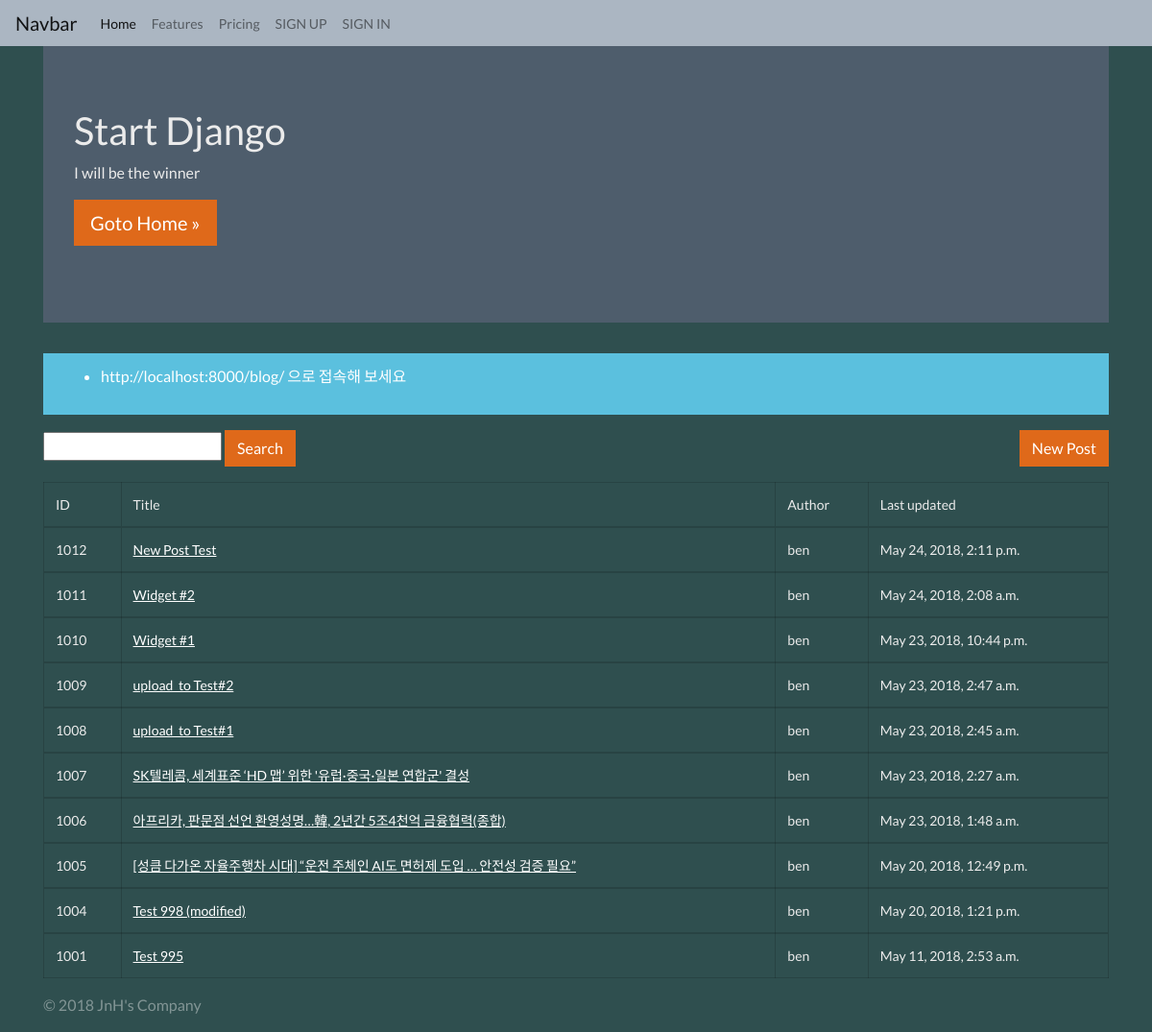
Before: /blog/cbv/ with the older database file.
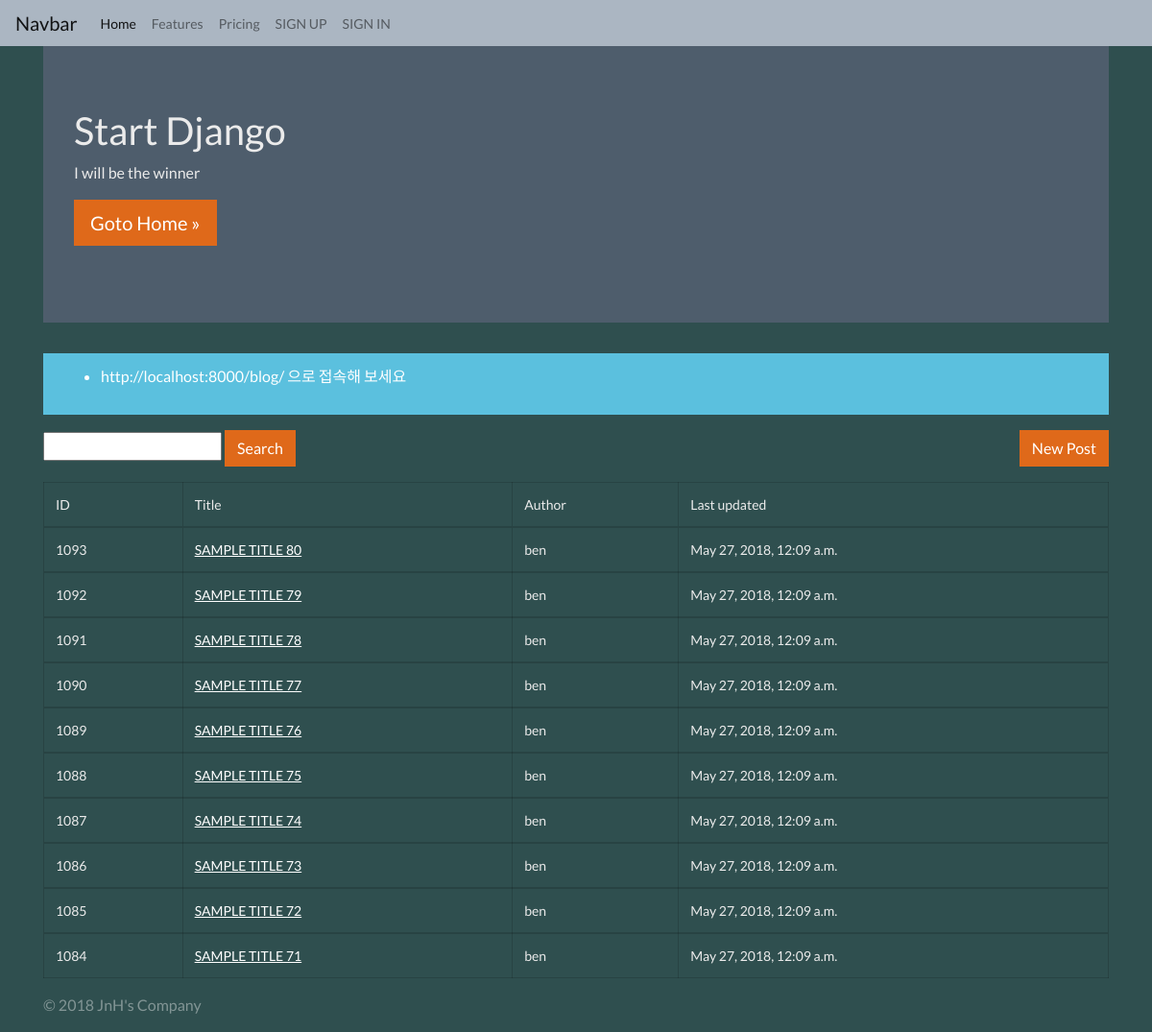
After: the same page with the newer database file.
### blog/models.py (models this page shows, shortened)
class Post(models.Model):
    STATUS_CHOICES = (
        ('d', 'Draft'),
        ('p', 'Published'),
        ('w', 'Withdrawn'),
    )
    user = models.ForeignKey(settings.AUTH_USER_MODEL)
    title = models.CharField(max_length=100, verbose_name="Subject", help_text="input title, max 100")
    content = models.TextField(verbose_name="Content")
    photo = models.ImageField(blank=True, upload_to='blog/post/%Y/%m/%d')
    tag = models.CharField(max_length=50, blank=True, help_text="write tags")
    lnglat = models.CharField(max_length=30,
        validators=[lnglat_validator],
        help_text="\"longtitude,latitude\" type",
        blank=True
    )
    status = models.CharField(max_length=1, choices=STATUS_CHOICES)
    tag_set = models.ManyToManyField('Tag', blank=True)
    ip = models.CharField(max_length=20)
    created_at = models.DateTimeField(auto_now_add=True)
    updated_at = models.DateTimeField(auto_now=True)
    class Meta:
        ordering = ['-id']

### blog/views_cbv.py (the view)
class PostListView(ListView):
    model = Post
    queryset = Post.objects.all().select_related('user')
    paginate_by = 10

### blog/context_processors.py (called while the page is built)
def blog(request):
    return {
        'current_datetime': timezone.now()
    }

### blog/templates/blog/post_list.html
{% extends "blog/layout.html" %}
{% block content %}
<div class="container">
    <div class="jumbotron">
        <h1>Start Django</h1>
        <p>I will be the winner</p>
        <p>
            <a class="btn btn-lg btn-primary" href="http://facebook.com/groups/askdjango">
                    Goto Home &raquo;
            </a>
        </p>
    </div>
    <div class="row">
        <div class="col-sm-12">
            <div class="alert alert-info">
                <ul>
                    <li>http://localhost:8000/blog/ 으로 접속해 보세요</li>
                </ul>
            </div>
            <a href="{% url 'blog:post_new' %}" class="btn btn-primary float-right">New Post</a>
            <p>
                <form action="" method="GET">
                    <input type="text" name="q" value="{{ q }}">
                    <input class="btn btn-primary" type="submit" value="Search">
                </form>
            </p>
            <table class="table table-hover table-bordered">
                <thead>
                    <tr>
                        <td>ID</td>
                        <td>Title</td>
                        <td>Author</td>
                        <td>Last updated</td>
                    </tr>
                </thead>
            {% for post in post_list %}
                <tbody>
                    <tr>
                        <td>{{ post.id }}</td>
                        <td><a href="{% url 'blog:post_detail' post.id %}"> {{ post.title }} </a></td>
                        <td>{{ post.user }}</td>
                        <td>{{ post.updated_at }}</td>
                    </tr>
                </tbody>
            {% endfor %}
            </table>
        </div>
    </div>
</div>
{% endblock %}

Changed rows visible on the page:
no longer on this page (row unchanged): Post: id "1012", title "New Post Test", user "ben", updated_at "May 24, 2018, 2:11 p.m."
no longer on this page (row unchanged): Post: id "1011", title "Widget #2", user "ben", updated_at "May 24, 2018, 2:08 a.m."
no longer on this page (row unchanged): Post: id "1010", title "Widget #1", user "ben", updated_at "May 23, 2018, 10:44 p.m."
no longer on this page (row unchanged): Post: id "1009", title "upload_to Test#2", user "ben", updated_at "May 23, 2018, 2:47 a.m."
no longer on this page (row unchanged): Post: id "1008", title "upload_to Test#1", user "ben", updated_at "May 23, 2018, 2:45 a.m."
no longer on this page (row unchanged): Post: id "1007", title "SK텔레콤, 세계표준 ‘HD 맵’ 위한 '유럽·중국·일본 연합군' 결성", user "ben", updated_at "May 23, 2018, 2:27 a.m."
no longer on this page (row unchanged): Post: id "1006", title "아프리카, 판문점 선언 환영성명…韓, 2년간 5조4천억 금융협력(종합)", user "ben", updated_at "May 23, 2018, 1:48 a.m."
no longer on this page (row unchanged): Post: id "1005", title "[성큼 다가온 자율주행차 시대] “운전 주체인 AI도 면허제 도입 … 안전성 검증 필요”", user "ben", updated_at "May 20, 2018, 12:49 p.m."
no longer on this page (row unchanged): Post: id "1004", title "Test 998 (modified)", user "ben", updated_at "May 20, 2018, 1:21 p.m."
removed Post: id "1001", title "Test 995", user "ben", updated_at "May 11, 2018, 2:53 a.m."
added Post: id "1093", title "SAMPLE TITLE 80", user "ben", updated_at "May 27, 2018, 12:09 a.m."
added Post: id "1092", title "SAMPLE TITLE 79", user "ben", updated_at "May 27, 2018, 12:09 a.m."
added Post: id "1091", title "SAMPLE TITLE 78", user "ben", updated_at "May 27, 2018, 12:09 a.m."
added Post: id "1090", title "SAMPLE TITLE 77", user "ben", updated_at "May 27, 2018, 12:09 a.m."
added Post: id "1089", title "SAMPLE TITLE 76", user "ben", updated_at "May 27, 2018, 12:09 a.m."
added Post: id "1088", title "SAMPLE TITLE 75", user "ben", updated_at "May 27, 2018, 12:09 a.m."
added Post: id "1087", title "SAMPLE TITLE 74", user "ben", updated_at "May 27, 2018, 12:09 a.m."
added Post: id "1086", title "SAMPLE TITLE 73", user "ben", updated_at "May 27, 2018, 12:09 a.m."
added Post: id "1085", title "SAMPLE TITLE 72", user "ben", updated_at "May 27, 2018, 12:09 a.m."
added Post: id "1084", title "SAMPLE TITLE 71", user "ben", updated_at "May 27, 2018, 12:09 a.m."
